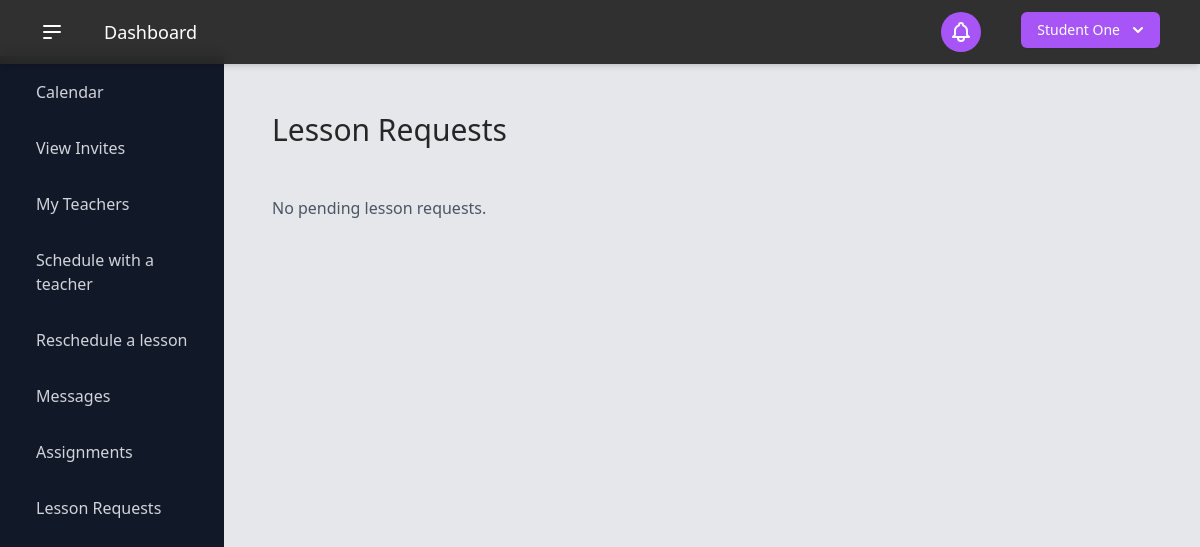
Before: /lesson_requests/ (signed in) with the older database file.
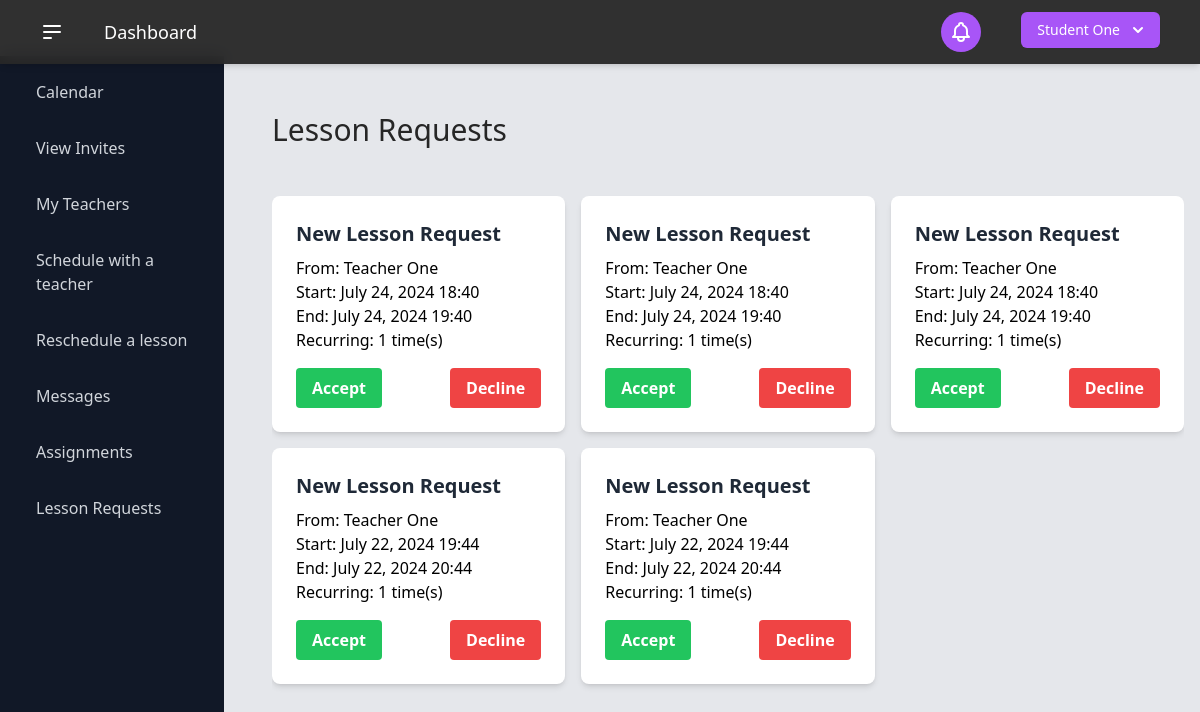
After: the same page with the newer database file.
### users/models.py (models this page shows, shortened)
class User(AbstractBaseUser):
    USER_TYPE_CHOICES = (
        (1, "Student"),
        (2, "Teacher"),
    )
    user_type = models.PositiveSmallIntegerField(
        choices=USER_TYPE_CHOICES,
        default=1,
    )
    email = models.EmailField(
        "email address",
        max_length=255,
        unique=True,
        validators=[EmailValidator(message="Enter a valid email address.")],
    )
    first_name = models.CharField(
        "first name",
        max_length=150,
        validators=[
            RegexValidator(r"^[a-zA-Z\s]+$", "Enter a valid first name (letters only).")
        ],
    )
    last_name = models.CharField(
        "last name",
        max_length=150,
        validators=[
            RegexValidator(r"^[a-zA-Z\s]+$", "Enter a valid last name (letters only).")
        ],
    )
    password = models.CharField(
        "password",
        max_length=255,
        validators=[
            MinLengthValidator(6),
            RegexValidator(
                r"^(?=.*[a-z])(?=.*[A-Z])(?=.*\d)[A-Za-z\d]{6,}$",
                "Password must have at least 6 characters, including a number and a capital letter.",
            ),
        ],
    )
    contact_number = PhoneNumberField()
    date_of_birth = models.DateField("date of birth")
    two_factor_enabled = models.BooleanField(default=False)
    two_factor_code = models.CharField(max_length=6, blank=True, null=True)
    two_factor_code_expiry = models.DateTimeField(blank=True, null=True)
    password_reset_token = models.CharField(max_length=100, null=True, blank=True)
    password_reset_token_created_at = models.DateTimeField(null=True, blank=True)
    objects = UserManager()
    USERNAME_FIELD = "email"
    REQUIRED_FIELDS = ["__all__"]
    def get_full_name(self):
        return f"{self.first_name} {self.last_name}"

class Teacher(models.Model):
    teacher_id = models.AutoField(primary_key=True)
    user = models.OneToOneField(User, on_delete=models.CASCADE)
    extra_teacher_info = models.TextField(
        "extra / optional teacher information",
        max_length=2000,
        blank=True,  # This field is optional
        null=True,
    )

### scheduling/models.py (models this page shows, shortened)
class LessonRequest(models.Model):
    request_id = models.AutoField(primary_key=True)
    student = models.ForeignKey(Student, on_delete=models.CASCADE)
    teacher = models.ForeignKey(Teacher, on_delete=models.CASCADE)
    requested_datetime = models.DateTimeField()
    is_approved = models.BooleanField(default=False)
    is_rescheduling = models.BooleanField(default=False)
    original_lesson = models.ForeignKey('Lesson', on_delete=models.SET_NULL, null=True, blank=True)
    request_reason = models.CharField(max_length=255)
    end_datetime = models.DateTimeField(default=1)
    recurring_amount = models.IntegerField(default=False)
    is_sent_by_teacher = models.BooleanField(default=False)

### scheduling/views.py (the view)
# urls.py: path('lesson_requests/', views.lesson_requests, name='lesson_requests'),
@login_required
def lesson_requests(request):
    if request.user.user_type == 1:
        lesson_requests = LessonRequest.objects.filter(
            student=request.user.student, is_approved=False
        )
    else:
        lesson_requests = LessonRequest.objects.filter(
            teacher=request.user.teacher, is_approved=False
        )
    return render(
        request, "scheduling/lesson_requests.html", {"lesson_requests": lesson_requests}
    )

### templates/scheduling/lesson_requests.html (shortened to what this page needs)
{% extends "_dashboard.html" %}
{% load static %}
{% block name %}Lesson Requests{% endblock %}
{% block content %}
<div class="container mx-auto py-8 " x-data="{ showAcceptModal: false, showDeclineModal: false, selectedRequest: null }">
    {% if lesson_requests %}
        <div class="grid grid-cols-1 md:grid-cols-2 lg:grid-cols-3 gap-4">
            {% for request in lesson_requests %}
                <div class="bg-white shadow-md rounded-lg p-6">
                    <h3 class="text-xl font-semibold text-gray-800 mb-2">
                        {% if request.is_rescheduling %}
                            Rescheduling Request
                        {% else %}
                            New Lesson Request
                        {% endif %}
                    </h3>
                    <p>{% if user.user_type == 1 %}From: {{ request.teacher.user.get_full_name }}{% else %}From: {{ request.student.user.get_full_name }}{% endif %}</p>
                    <p>Start: {{ request.requested_datetime|date:"F d, Y H:i" }}</p>
                    <p>End: {{ request.end_datetime|date:"F d, Y H:i" }}</p>
                    {% if not request.is_rescheduling %}
                        <p>Recurring: {{ request.recurring_amount }} time(s)</p>
                    {% endif %}
                    <div class="flex justify-between mt-4">
                        <button @click="showAcceptModal = true; selectedRequest = '{{ request.id }}'" class="bg-green-500 text-white font-bold py-2 px-4 rounded focus:outline-none focus:shadow-outline hover:bg-green-600 transition duration-300">
                            Accept
                        </button>
                        <button @click="showDeclineModal = true; selectedRequest = '{{ request.id }}'" class="bg-red-500 text-white font-bold py-2 px-4 rounded focus:outline-none focus:shadow-outline hover:bg-red-600 transition duration-300">
                            Decline
                        </button>
                    </div>
                </div>
            {% endfor %}
        </div>
    {% else %}
        <p class="text-gray-600">No pending lesson requests.</p>
    {% endif %}
</div>
{% endblock %}

### templates/_dashboard.html (shortened to what this page needs)
{% load static %} {% load static tailwind_tags %}
<!DOCTYPE html>
<html lang="en">
  <head>
    {% tailwind_css %}
  </head>
  <body class="bg-neutral-200" x-data="{ sidebarOpen: true }">
    <div>
      <header class="sticky top-0 z-50">
        <div
          class="flex fixed top-0 py-2 w-full items-center justify-between bg-neutral-800 bg-opacity-95 backdrop-blur shadow-md"
        >
          <div class="flex flex-grow gap-x-10 px-10 text-lg text-white py-2.5">
            {% if user.is_authenticated %}
            <button
              @click="sidebarOpen = !sidebarOpen"
              class="text-white focus:outline-none"
            >
              <svg
                class="h-6 w-6"
                viewBox="0 0 24 24"
                fill="none"
                xmlns="http://www.w3.org/2000/svg"
              >
                <path
                  d="M4 6H20M4 12H20M4 18H11"
                  stroke="currentColor"
                  stroke-width="2"
                  stroke-linecap="round"
                  stroke-linejoin="round"
                ></path>
              </svg>
            </button>
            <div class="flex">
              <a href="{% url 'dashboard' %}" class="hover:text-purple-400"
                >Dashboard</a
              >
            </div>
            {% endif %}
          </div>
          <div
            id="messages-container"
            class="fixed left-1/2 transform -translate-x-1/2 z-50 w-full max-w-md px-4"
          >
            <div class="w-full pt-2">
            </div>
          </div>
          <div class="flex gap-x-6 px-6">
            {% block navright %} {% endblock navright %} {% if user.is_authenticated %}
            {% include "components/notification.html" %}
            {% include "components/current_user.html" %}
            {% endif %}
          </div>
        </div>
      </header>
      <main class="relative">
        <div class="flex h-screen bg-gray-200">
          <div
            class="z-30 inset-y-0 left-0 w-56 transition duration-300 transform bg-gray-900 overflow-y-auto fixed top-14"
            :class="{'translate-x-0 ease-out': sidebarOpen, '-translate-x-full ease-in': !sidebarOpen}"
          >
            <a
              href="{% url 'calendar' %}"
              class="flex items-center mt-4 py-2 px-6 text-gray-300 hover:bg-gray-700 hover:bg-opacity-25 hover:text-gray-100"
            >
              <span class="mx-3">Calendar</span>
            </a>
            {% if user.user_type == 1 %}
            <a
              href="{% url 'student_invites' %}"
              class="flex items-center mt-4 py-2 px-6 text-gray-300 hover:bg-gray-700 hover:bg-opacity-25 hover:text-gray-100"
            >
              <span class="mx-3">View Invites</span>
            </a>
            <a
              href="{% url 'student_teachers' %}"
              class="flex items-center mt-4 py-2 px-6 text-gray-300 hover:bg-gray-700 hover:bg-opacity-25 hover:text-gray-100"
              ><span class="mx-3">My Teachers</span></a
            >
            <a
              href="{% url 'student_lesson_request' %}"
              class="flex items-center mt-4 py-2 px-6 text-gray-300 hover:bg-gray-700 hover:bg-opacity-25 hover:text-gray-100"
            >
              <span class="mx-3">Schedule with a teacher</span>
            </a>
            {% endif %}
            <a
              href="{% url 'reschedule_lesson' %}"
              class="flex items-center mt-4 py-2 px-6 text-gray-300 hover:bg-gray-700 hover:bg-opacity-25 hover:text-gray-100"
            >
              <span class="mx-3">Reschedule a lesson</span>
            </a>
            <a
              href="{% url 'message_list' %}"
              class="flex items-center mt-4 py-2 px-6 text-gray-300 hover:bg-gray-700 hover:bg-opacity-25 hover:text-gray-100"
            >
              <span class="mx-3">Messages</span>
            </a>
            <a
              href="{% url 'assignment_list' %}"
              class="flex items-center mt-4 py-2 px-6 text-gray-300 hover:bg-gray-700 hover:bg-opacity-25 hover:text-gray-100"
            >
              <span class="mx-3">Assignments</span>
            </a>
            <a
              href="{% url 'lesson_requests' %}"
              class="flex items-center mt-4 py-2 px-6 text-gray-300 hover:bg-gray-700 hover:bg-opacity-25 hover:text-gray-100"
            >
              <span class="mx-3">Lesson Requests</span>
            </a>
          </div>
          <div
            class="flex-1 flex flex-col overflow-hidden"
            :class="{'ml-64': sidebarOpen, 'ml-0': !sidebarOpen}"
          >
            <div
              class="flex-1 flex flex-col overflow-hidden bg-gray-200 pt-28"
            >
              <div class="flex-1 flex flex-col overflow-hidden container mx-auto px-4">
                <h3 class="text-neutral-800 text-3xl font-medium mb-4">
                  {% block name %}{% endblock %}
                </h3>
                <div class="flex-1 overflow-y-auto">
                {% block content %}{% endblock %}
                 </div>
              </div>
            </div>
          </div>
        </div>
      </main>
    </div>
  </body>
</html>

### templates/components/notification.html (shortened to what this page needs)
{% load static %}
<div
    x-data="notificationComponent()"
    class="relative inline-block text-left mr-4"
>
    <button
        @click="toggleNotifications"
        class="inline-flex items-center justify-center w-10 h-10 rounded-full bg-purple-500 text-white focus:outline-none"
    >
    </button>
</div>

### templates/components/current_user.html (shortened to what this page needs)
{% load static %}
<div x-data="{ open: false }" class="relative inline-block text-left mr-4">
    <div>
        <button
            @click="open = !open"
            type="button"
            class="inline-flex justify-center w-full rounded-md shadow-sm px-4 py-2 bg-purple-500 text-sm font-medium text-white hover:bg-purple-600 ring-purple-800"
            id="options-menu"
            aria-haspopup="true"
            x-bind:aria-expanded="open"
        >
            {{ user.first_name }} {{ user.last_name }}
            <svg
                class="-mr-1 ml-2 h-5 w-5"
                xmlns="http://www.w3.org/2000/svg"
                viewBox="0 0 20 20"
                fill="currentColor"
                aria-hidden="true"
            >
                <path
                    fill-rule="evenodd"
                    d="M5.293 7.293a1 1 0 011.414 0L10 10.586l3.293-3.293a1 1 0 111.414 1.414l-4 4a1 1 0 01-1.414 0l-4-4a1 1 0 010-1.414z"
                    clip-rule="evenodd"
                />
            </svg>
        </button>
    </div>
</div>

Changed rows visible on the page:
added LessonRequest: is_rescheduling "New Lesson Request", teacher.user.get_full_name "Teacher One", requested_datetime "July 24, 2024 18:40", end_datetime "July 24, 2024 19:40", recurring_amount "1"
added LessonRequest: is_rescheduling "New Lesson Request", teacher.user.get_full_name "Teacher One", requested_datetime "July 24, 2024 18:40", end_datetime "July 24, 2024 19:40", recurring_amount "1"
added LessonRequest: is_rescheduling "New Lesson Request", teacher.user.get_full_name "Teacher One", requested_datetime "July 24, 2024 18:40", end_datetime "July 24, 2024 19:40", recurring_amount "1"
added LessonRequest: is_rescheduling "New Lesson Request", teacher.user.get_full_name "Teacher One", requested_datetime "July 22, 2024 19:44", end_datetime "July 22, 2024 20:44", recurring_amount "1"
added LessonRequest: is_rescheduling "New Lesson Request", teacher.user.get_full_name "Teacher One", requested_datetime "July 22, 2024 19:44", end_datetime "July 22, 2024 20:44", recurring_amount "1"
Other visible differences:
text no longer shown: "No pending lesson requests."
